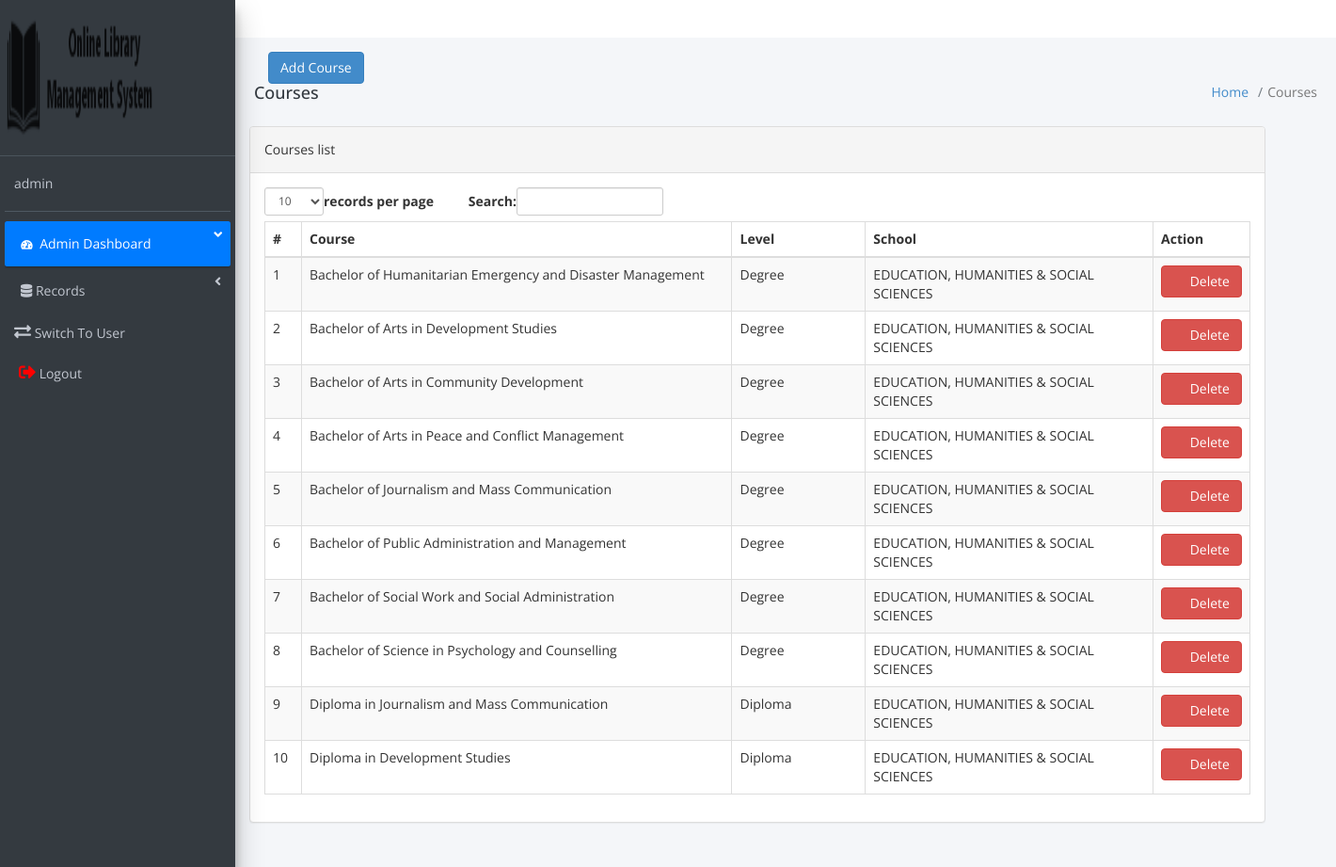
Page /admin/course.php (signed in) on the committed database.
### tables this page shows
CREATE TABLE `course` (
  `id` int NOT NULL,
  `course` varchar(250) NOT NULL,
  `level` varchar(255) NOT NULL,
  `school` varchar(250) NOT NULL
);

### admin/course_table.php (the view, shortened to what this page needs)
<!DOCTYPE html>
<html xmlns="http://www.w3.org/1999/xhtml">
<head>
    <link href="assets/css/bootstrap.css" rel="stylesheet" />
    <link href="assets/css/font-awesome.css" rel="stylesheet" />
    <link href="assets/js/dataTables/dataTables.bootstrap.css" rel="stylesheet" />
    <link href="assets/css/style.css" rel="stylesheet" />
</head>
<body>
            <div class="row">
                <div class="col-md-12 pt-2">
                    <div class="panel panel-default">
                        <div class="panel-heading">
                            Courses list
                        </div>
                        <div class="panel-body">
                        <div class="table-responsive">
                    <table class="table table-striped table-bordered table-hover" id="dataTables-example">
                    <thead>
                            <tr>
                                <th>#</th>
                                <th>Course</th>
                                <th>Level</th>
                                <th>School</th>
                                <th>Action</th>
                            </tr>
                        </thead>
                        <tbody>
                            <?php
                            $conn = new mysqli("localhost", "root", "", "bugema2");
                            $sql = "SELECT * FROM course";
                            $result = mysqli_query($conn, $sql);
                            if (mysqli_num_rows($result) > 0) {
                                $i = 1;
                                while($row = mysqli_fetch_assoc($result)) {
                                    echo "<tr class='odd gradeX'>";
                                    echo "<td class='center'>" . $i . "</td>";
                                    echo "<td class='center'>" . $row["course"] . "</td>";
                                    echo "<td class='center'>" . $row["level"] . "</td>";
                                    echo "<td class='center'>" . $row["school"] . "</td>";
                                    echo "<td class='center'>";
                                    echo "<a href='delete_course.php?id=" . $row["id"] . "' onclick='return confirm(\"Are you sure you want to delete?\");'> <button class='btn btn-danger'><i class='fa fa-trash'></i> Delete</button></a>";
                                    echo "</td>";
                                    echo "</tr>";
                                    $i++;
                                }
                            } else {
                                echo "<tr><td colspan='4' class='text-center'>No courses found.</td></tr>";
                            }
                            ?>
                        </tbody>
                    </table>
                </div>
                        </div>
                    </div>
                </div>
            </div>
    </div>
    </div>
</body>
</html>

### rows in the picture
course: course "Bachelor of Humanitarian Emergency and Disaster Management", level "Degree", school "EDUCATION, HUMANITIES & SOCIAL SCIENCES"
course: course "Bachelor of Arts in Development Studies", level "Degree", school "EDUCATION, HUMANITIES & SOCIAL SCIENCES"
course: course "Bachelor of Arts in Community Development", level "Degree", school "EDUCATION, HUMANITIES & SOCIAL SCIENCES"
course: course "Bachelor of Arts in Peace and Conflict Management", level "Degree", school "EDUCATION, HUMANITIES & SOCIAL SCIENCES"
course: course "Bachelor of Journalism and Mass Communication", level "Degree", school "EDUCATION, HUMANITIES & SOCIAL SCIENCES"
course: course "Bachelor of Public Administration and Management", level "Degree", school "EDUCATION, HUMANITIES & SOCIAL SCIENCES"
course: course "Bachelor of Social Work and Social Administration", level "Degree", school "EDUCATION, HUMANITIES & SOCIAL SCIENCES"
course: course "Bachelor of Science in Psychology and Counselling", level "Degree", school "EDUCATION, HUMANITIES & SOCIAL SCIENCES"
course: course "Diploma in Journalism and Mass Communication", level "Diploma", school "EDUCATION, HUMANITIES & SOCIAL SCIENCES"
course: course "Diploma in Development Studies", level "Diploma", school "EDUCATION, HUMANITIES & SOCIAL SCIENCES"

### other values in the picture
$username "admin"
